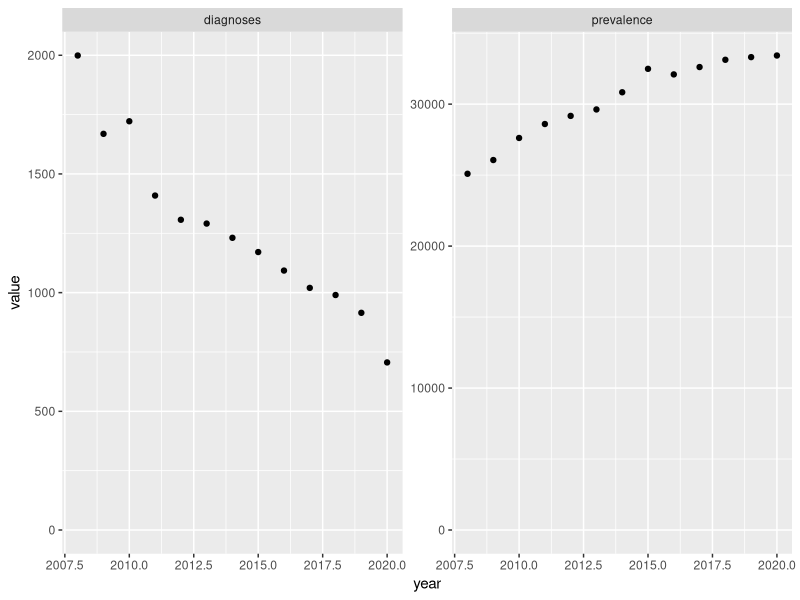

This chart was generated by the following R code:


MD.DIAGNOSES = c('2008'=1999,
                 '2009'=1669,
                 '2010'=1722,
                 '2011'=1409,
                 '2012'=1307,
                 '2013'=1291,
                 '2014'=1231,
                 '2015'=1171,
                 '2016'=1093,
                 '2017'=1020,
                 '2018'=990,
                 '2019'=915,
                 '2020'=706)


MD.PREVALENCE = c('2008'=25094,
                  '2009'=26062,
                  '2010'=27616,
                  '2011'=28599,
                  '2012'=29171,
                  '2013'=29625,
                  '2014'=30836,
                  '2015'=32486,
                  '2016'=32094,
                  '2017'=32612,
                  '2018'=33124,
                  '2019'=33311,
                  '2020'=33425)


calibration.data.frame = data.frame(
    value = c(MD.DIAGNOSES, MD.PREVALENCE),
    year = as.numeric(c(names(MD.DIAGNOSES), names(MD.PREVALENCE))),
    type = c(rep('diagnoses', length(MD.DIAGNOSES)), rep('prevalence', length(MD.PREVALENCE)))
)

library(ggplot2)

print(ggplot(calibration.data.frame, aes(x=year, y=value)) +
          geom_point() +
       facet_wrap(~type, scales = 'free') + ylim(0,NA))
